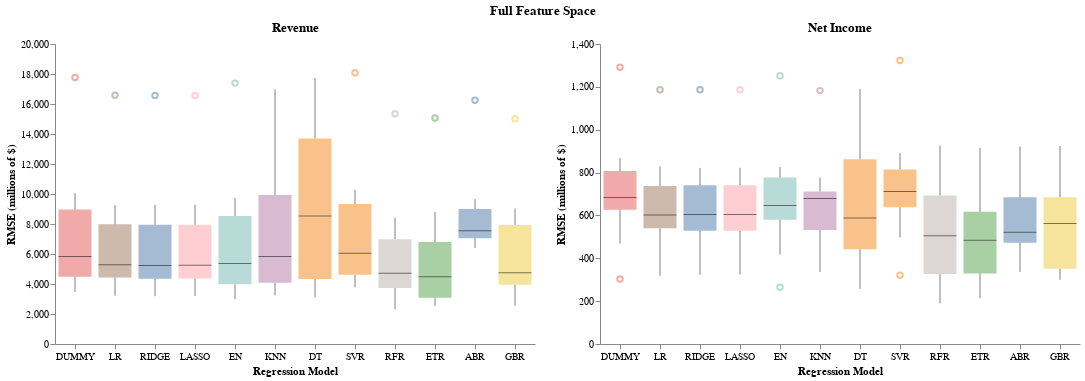

Notebook source saved alongside this figure:
### Code cell
full_chart4 = (rev_chart4 | ear_chart4).properties(
    title=alt.TitleParams('Full Feature Space', anchor='middle'))
full_chart4.configure_view(stroke=None)

### Figure 1 — Vega-Lite specification as saved in the notebook (floating-point values rounded to 4 significant figures)
{"config": {"view": {"continuousWidth": 300, "continuousHeight": 300, "stroke": null}}, "hconcat": [{"data": {"name": "data-5a6148c07277bc68509a96d39c250610"}, "mark": {"type": "boxplot", "median": {"color": "black", "strokeWidth": 3}, "opacity": 0.5, "size": 33}, "encoding": {"color": {"field": "model", "legend": null, "type": "nominal"}, "x": {"axis": {"grid": false, "labelAngle": 0}, "field": "model", "sort": ["DUMMY", "LR", "RIDGE", "LASSO", "EN", "KNN", "DT", "SVR", "RFR", "ETR", "ABR", "GBR"], "title": "Regression Model", "type": "nominal"}, "y": {"axis": {"grid": false}, "field": "rmse", "title": "RMSE (millions of $)", "type": "quantitative"}}, "height": 300, "title": "Revenue", "width": 480}, {"data": {"name": "data-bdb8ea9084d37811498fe5ad69744374"}, "mark": {"type": "boxplot", "median": {"color": "black", "strokeWidth": 3}, "opacity": 0.5, "size": 33}, "encoding": {"color": {"field": "model", "legend": null, "type": "nominal"}, "x": {"axis": {"grid": false, "labelAngle": 0}, "field": "model", "sort": ["DUMMY", "LR", "RIDGE", "LASSO", "EN", "KNN", "DT", "SVR", "RFR", "ETR", "ABR", "GBR"], "title": "Regression Model", "type": "nominal"}, "y": {"axis": {"grid": false}, "field": "rmse", "title": "RMSE (millions of $)", "type": "quantitative"}}, "height": 300, "title": "Net Income", "width": 480}], "title": {"text": "Full Feature Space", "anchor": "middle"}, "$schema": "https://vega.github.io/schema/vega-lite/v5.20.1.json", "datasets": {"data-5a6148c07277bc68509a96d39c250610": [{"model": "DUMMY", "rmse": 4063.0}, {"model": "DUMMY", "rmse": 5205.0}, {"model": "DUMMY", "rmse": 6631.0}, {"model": "DUMMY", "rmse": 9738.0}, {"model": "DUMMY", "rmse": 17760.0}, {"model": "DUMMY", "rmse": 3475.0}, {"model": "DUMMY", "rmse": 10060.0}, {"model": "DUMMY", "rmse": 6328.0}, {"model": "DUMMY", "rmse": 4239.0}, {"model": "DUMMY", "rmse": 5329.0}, {"model": "LR", "rmse": 3635.0}, {"model": "LR", "rmse": 4694.0}, {"model": "LR", "rmse": 5979.0}, {"model": "LR", "rmse": 8648.0}, {"model": "LR", "rmse": 16580.0}, {"model": "LR", "rmse": 3214.0}, {"model": "LR", "rmse": 9250.0}, {"model": "LR", "rmse": 5456.0}, {"model": "LR", "rmse": 4349.0}, {"model": "LR", "rmse": 5112.0}, {"model": "RIDGE", "rmse": 3590.0}, {"model": "RIDGE", "rmse": 4722.0}, {"model": "RIDGE", "rmse": 5952.0}, {"model": "RIDGE", "rmse": 8621.0}, {"model": "RIDGE", "rmse": 16570.0}, {"model": "RIDGE", "rmse": 3186.0}, {"model": "RIDGE", "rmse": 9281.0}, {"model": "RIDGE", "rmse": 5464.0}, {"model": "RIDGE", "rmse": 4227.0}, {"model": "RIDGE", "rmse": 5010.0}, {"model": "LASSO", "rmse": 3601.0}, {"model": "LASSO", "rmse": 4732.0}, {"model": "LASSO", "rmse": 5959.0}, {"model": "LASSO", "rmse": 8620.0}, {"model": "LASSO", "rmse": 16570.0}, {"model": "LASSO", "rmse": 3200.0}, {"model": "LASSO", "rmse": 9281.0}, {"model": "LASSO", "rmse": 5467.0}, {"model": "LASSO", "rmse": 4248.0}, {"model": "LASSO", "rmse": 5022.0}, {"model": "EN", "rmse": 3601.0}, {"model": "EN", "rmse": 4748.0}, {"model": "EN", "rmse": 6184.0}, {"model": "EN", "rmse": 9325.0}, {"model": "EN", "rmse": 17390.0}, {"model": "EN", "rmse": 2990.0}, {"model": "EN", "rmse": 9723.0}, {"model": "EN", "rmse": 5886.0}, {"model": "EN", "rmse": 3730.0}, {"model": "EN", "rmse": 4861.0}, {"model": "KNN", "rmse": 3535.0}, {"model": "KNN", "rmse": 6158.0}, {"model": "KNN", "rmse": 8015.0}, {"model": "KNN", "rmse": 11060.0}, {"model": "KNN", "rmse": 16970.0}, {"model": "KNN", "rmse": 3235.0}, {"model": "KNN", "rmse": 10580.0}, {"model": "KNN", "rmse": 5504.0}, {"model": "KNN", "rmse": 3860.0}, {"model": "KNN", "rmse": 4745.0}, {"model": "DT", "rmse": 3109.0}, {"model": "DT", "rmse": 4586.0}, {"model": "DT", "rmse": 8035.0}, {"model": "DT", "rmse": 14650.0}, {"model": "DT", "rmse": 15740.0}, {"model": "DT", "rmse": 10850.0}, {"model": "DT", "rmse": 17740.0}, {"model": "DT", "rmse": 4260.0}, {"model": "DT", "rmse": 4024.0}, {"model": "DT", "rmse": 9026.0}, {"model": "SVR", "rmse": 4100.0}, {"model": "SVR", "rmse": 5367.0}, {"model": "SVR", "rmse": 6950.0}, {"model": "SVR", "rmse": 10130.0}, {"model": "SVR", "rmse": 18090.0}, {"model": "SVR", "rmse": 3774.0}, {"model": "SVR", "rmse": 10290.0}, {"model": "SVR", "rmse": 6571.0}, {"model": "SVR", "rmse": 4362.0}, {"model": "SVR", "rmse": 5522.0}, {"model": "RFR", "rmse": 3630.0}, {"model": "RFR", "rmse": 4029.0}, {"model": "RFR", "rmse": 4773.0}, {"model": "RFR", "rmse": 7695.0}, {"model": "RFR", "rmse": 15350.0}, {"model": "RFR", "rmse": 3080.0}, {"model": "RFR", "rmse": 8422.0}, {"model": "RFR", "rmse": 4874.0}, {"model": "RFR", "rmse": 2303.0}, {"model": "RFR", "rmse": 4674.0}, {"model": "ETR", "rmse": 3633.0}, {"model": "ETR", "rmse": 2905.0}, {"model": "ETR", "rmse": 4648.0}, {"model": "ETR", "rmse": 6942.0}, {"model": "ETR", "rmse": 15070.0}, {"model": "ETR", "rmse": 2816.0}, {"model": "ETR", "rmse": 8809.0}, {"model": "ETR", "rmse": 6344.0}, {"model": "ETR", "rmse": 2552.0}, {"model": "ETR", "rmse": 4328.0}, {"model": "ABR", "rmse": 6407.0}, {"model": "ABR", "rmse": 7666.0}, {"model": "ABR", "rmse": 7445.0}, {"model": "ABR", "rmse": 9330.0}, {"model": "ABR", "rmse": 16250.0}, {"model": "ABR", "rmse": 7365.0}, {"model": "ABR", "rmse": 9667.0}, {"model": "ABR", "rmse": 7991.0}, {"model": "ABR", "rmse": 6665.0}, {"model": "ABR", "rmse": 6944.0}, {"model": "GBR", "rmse": 4356.0}, {"model": "GBR", "rmse": 4287.0}, {"model": "GBR", "rmse": 5140.0}, {"model": "GBR", "rmse": 9036.0}, {"model": "GBR", "rmse": 15020.0}, {"model": "GBR", "rmse": 3230.0}, {"model": "GBR", "rmse": 8754.0}, {"model": "GBR", "rmse": 5499.0}, {"model": "GBR", "rmse": 2555.0}, {"model": "GBR", "rmse": 3842.0}], "data-bdb8ea9084d37811498fe5ad69744374": [{"model": "DUMMY", "rmse": 628.0}, {"model": "DUMMY", "rmse": 630.5}, {"model": "DUMMY", "rmse": 468.4}, {"model": "DUMMY", "rmse": 737.3}, {"model": "DUMMY", "rmse": 1292.0}, {"model": "DUMMY", "rmse": 303.5}, {"model": "DUMMY", "rmse": 762.3}, {"model": "DUMMY", "rmse": 867.1}, {"model": "DUMMY", "rmse": 821.6}, {"model": "DUMMY", "rmse": 626.6}, {"model": "LR", "rmse": 539.1}, {"model": "LR", "rmse": 602.0}, {"model": "LR", "rmse": 409.6}, {"model": "LR", "rmse": 641.3}, {"model": "LR", "rmse": 1187.0}, {"model": "LR", "rmse": 318.1}, {"model": "LR", "rmse": 602.1}, {"model": "LR", "rmse": 769.3}, {"model": "LR", "rmse": 828.6}, {"model": "LR", "rmse": 544.2}, {"model": "RIDGE", "rmse": 540.1}, {"model": "RIDGE", "rmse": 599.0}, {"model": "RIDGE", "rmse": 404.9}, {"model": "RIDGE", "rmse": 637.1}, {"model": "RIDGE", "rmse": 1187.0}, {"model": "RIDGE", "rmse": 322.9}, {"model": "RIDGE", "rmse": 608.9}, {"model": "RIDGE", "rmse": 774.9}, {"model": "RIDGE", "rmse": 821.8}, {"model": "RIDGE", "rmse": 525.0}, {"model": "LASSO", "rmse": 540.3}, {"model": "LASSO", "rmse": 599.8}, {"model": "LASSO", "rmse": 405.7}, {"model": "LASSO", "rmse": 637.1}, {"model": "LASSO", "rmse": 1187.0}, {"model": "LASSO", "rmse": 324.3}, {"model": "LASSO", "rmse": 608.6}, {"model": "LASSO", "rmse": 774.9}, {"model": "LASSO", "rmse": 822.6}, {"model": "LASSO", "rmse": 525.1}, {"model": "EN", "rmse": 582.5}, {"model": "EN", "rmse": 596.5}, {"model": "EN", "rmse": 417.6}, {"model": "EN", "rmse": 695.4}, {"model": "EN", "rmse": 1252.0}, {"model": "EN", "rmse": 265.3}, {"model": "EN", "rmse": 705.7}, {"model": "EN", "rmse": 825.5}, {"model": "EN", "rmse": 800.2}, {"model": "EN", "rmse": 578.3}, {"model": "KNN", "rmse": 489.7}, {"model": "KNN", "rmse": 660.3}, {"model": "KNN", "rmse": 484.1}, {"model": "KNN", "rmse": 713.4}, {"model": "KNN", "rmse": 1182.0}, {"model": "KNN", "rmse": 336.1}, {"model": "KNN", "rmse": 684.6}, {"model": "KNN", "rmse": 708.2}, {"model": "KNN", "rmse": 776.7}, {"model": "KNN", "rmse": 673.3}, {"model": "DT", "rmse": 522.3}, {"model": "DT", "rmse": 387.6}, {"model": "DT", "rmse": 415.8}, {"model": "DT", "rmse": 627.7}, {"model": "DT", "rmse": 1001.0}, {"model": "DT", "rmse": 257.4}, {"model": "DT", "rmse": 549.2}, {"model": "DT", "rmse": 872.9}, {"model": "DT", "rmse": 832.0}, {"model": "DT", "rmse": 1190.0}, {"model": "SVR", "rmse": 643.6}, {"model": "SVR", "rmse": 636.6}, {"model": "SVR", "rmse": 497.9}, {"model": "SVR", "rmse": 771.8}, {"model": "SVR", "rmse": 1323.0}, {"model": "SVR", "rmse": 321.0}, {"model": "SVR", "rmse": 802.2}, {"model": "SVR", "rmse": 892.3}, {"model": "SVR", "rmse": 819.1}, {"model": "SVR", "rmse": 651.7}, {"model": "RFR", "rmse": 285.3}, {"model": "RFR", "rmse": 316.1}, {"model": "RFR", "rmse": 356.8}, {"model": "RFR", "rmse": 585.1}, {"model": "RFR", "rmse": 926.0}, {"model": "RFR", "rmse": 189.1}, {"model": "RFR", "rmse": 468.0}, {"model": "RFR", "rmse": 729.6}, {"model": "RFR", "rmse": 761.2}, {"model": "RFR", "rmse": 543.3}, {"model": "ETR", "rmse": 305.3}, {"model": "ETR", "rmse": 315.7}, {"model": "ETR", "rmse": 370.7}, {"model": "ETR", "rmse": 479.2}, {"model": "ETR", "rmse": 915.3}, {"model": "ETR", "rmse": 213.5}, {"model": "ETR", "rmse": 489.6}, {"model": "ETR", "rmse": 640.7}, {"model": "ETR", "rmse": 737.5}, {"model": "ETR", "rmse": 544.9}, {"model": "ABR", "rmse": 377.5}, {"model": "ABR", "rmse": 484.2}, {"model": "ABR", "rmse": 472.3}, {"model": "ABR", "rmse": 557.8}, {"model": "ABR", "rmse": 922.1}, {"model": "ABR", "rmse": 336.4}, {"model": "ABR", "rmse": 473.9}, {"model": "ABR", "rmse": 720.3}, {"model": "ABR", "rmse": 745.4}, {"model": "ABR", "rmse": 577.9}, {"model": "GBR", "rmse": 337.4}, {"model": "GBR", "rmse": 299.5}, {"model": "GBR", "rmse": 386.2}, {"model": "GBR", "rmse": 557.8}, {"model": "GBR", "rmse": 923.7}, {"model": "GBR", "rmse": 339.2}, {"model": "GBR", "rmse": 567.6}, {"model": "GBR", "rmse": 714.4}, {"model": "GBR", "rmse": 793.2}, {"model": "GBR", "rmse": 596.9}]}}
